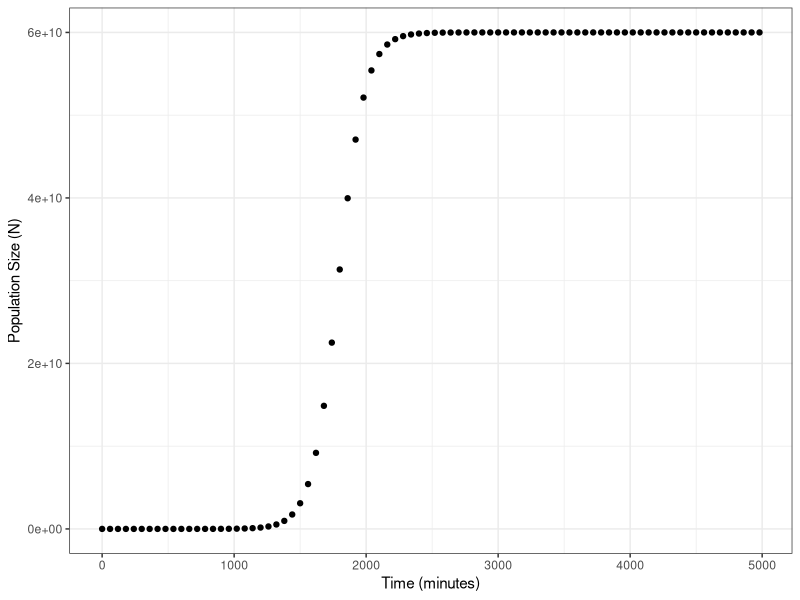
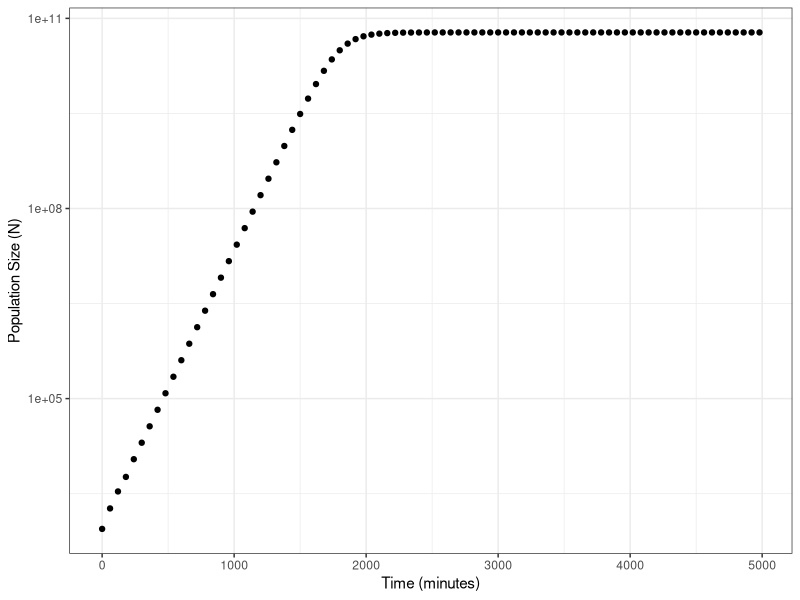

Reproduce these figures in R, in order.

install.packages("ggplot2")
library(ggplot2)

growth_data <- read.csv("experiment.csv")

# Basic scatter plot of t vs N
ggplot(aes(x = t, y = N), data = growth_data) + 
  geom_point() +
  xlab("Time (minutes)") +
  ylab("Population Size (N)") +
  theme_bw()


# Log-transformed plot of t vs N
ggplot(aes(x = t, y = N), data = growth_data) +  
  geom_point() +
  xlab("Time (minutes)") +
  ylab("Population Size (N)") +
  scale_y_continuous(trans = 'log10') +
  theme_bw()
